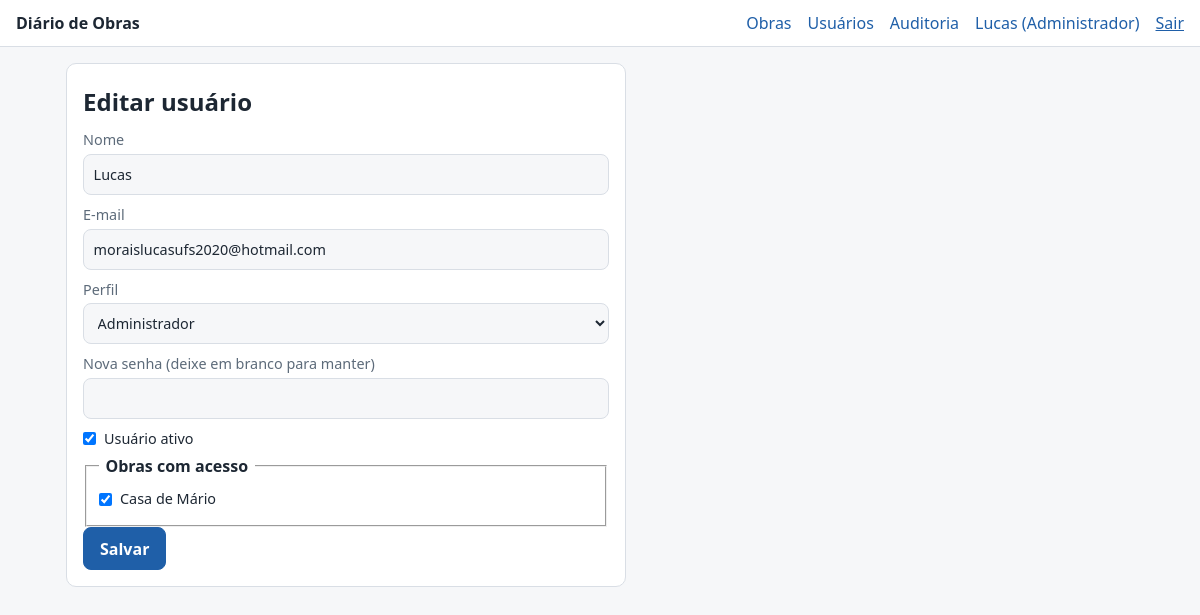
Page /admin/usuarios/1 (signed in) on the committed database.
### tables this page shows
CREATE TABLE users (
  id INTEGER PRIMARY KEY AUTOINCREMENT,
  nome TEXT NOT NULL,
  email TEXT NOT NULL UNIQUE,
  senha_hash TEXT NOT NULL,
  perfil TEXT NOT NULL CHECK (perfil IN ('admin','gestor','campo')),
  ativo INTEGER NOT NULL DEFAULT 1,
  criado_em TEXT NOT NULL
);

CREATE TABLE obras (
  id INTEGER PRIMARY KEY AUTOINCREMENT,
  nome TEXT NOT NULL,
  endereco TEXT,
  responsavel TEXT,
  data_inicio TEXT NOT NULL,
  data_prevista_fim TEXT,
  status TEXT NOT NULL DEFAULT 'em_andamento' CHECK (status IN ('em_andamento','paralisada','concluida')),
  criado_em TEXT NOT NULL
);

### diario/admin.py (the view, shortened to what this page needs)
@bp.route("/usuarios/novo", methods=["GET", "POST"])
@bp.route("/usuarios/<int:uid>", methods=["GET", "POST"])
@security.perfil_required("admin")
def usuario(uid=None):
    db = get_db()
    alvo = db.execute("SELECT * FROM users WHERE id=?", (uid,)).fetchone() if uid else None
    if uid and not alvo:
        abort(404)
    obras = db.execute("SELECT id, nome FROM obras ORDER BY nome").fetchall()
    vinculadas = {r["obra_id"] for r in db.execute("SELECT obra_id FROM obra_usuarios WHERE user_id=?", (uid,))} if uid else set()
    return render_template("admin_usuario.html", alvo=alvo, obras=obras, vinculadas=vinculadas)

### diario/db.py (called while the page is built)
def conectar(caminho: str) -> sqlite3.Connection:
    con = sqlite3.connect(caminho, isolation_level=None, timeout=15)
    con.row_factory = sqlite3.Row
    con.execute("PRAGMA foreign_keys = ON")
    con.execute("PRAGMA journal_mode = WAL")
    return con

def get_db() -> sqlite3.Connection:
    if "db" not in g:
        g.db = conectar(current_app.config["DATABASE"])
    return g.db

### diario/security.py (called while the page is built)
def csrf_token() -> str:
    if "_csrf" not in session:
        session["_csrf"] = secrets.token_urlsafe(32)
    return session["_csrf"]

def carregar_usuario() -> None:
    g.user = None
    uid = session.get("uid")
    if uid:
        u = get_db().execute("SELECT * FROM users WHERE id=? AND ativo=1", (uid,)).fetchone()
        if u:
            g.user = u
        else:
            session.clear()

def login_required(view):
    @wraps(view)
    def wrapped(*a, **kw):
        if g.user is None:
            return redirect(url_for("auth.login", next=request.path))
        return view(*a, **kw)
    return wrapped

def perfil_required(*perfis):
    def deco(view):
        @wraps(view)
        @login_required
        def wrapped(*a, **kw):
            if g.user["perfil"] not in perfis:
                abort(403)
            return view(*a, **kw)
        return wrapped
    return deco

### diario/utils.py (called while the page is built)
def tz():
    nome = current_app.config.get("TZ", "America/Bahia")
    try:
        from zoneinfo import ZoneInfo
        return ZoneInfo(nome)
    except Exception:  # sem base de fusos instalada (ex.: Windows sem tzdata)
        return timezone(timedelta(hours=-3))

def hoje_local() -> date:
    return datetime.now(tz()).date()

### diario/templates/admin_usuario.html (shortened to what this page needs)
{% extends 'base.html' %}
{% from '_macros.html' import csrf with context %}
{% block conteudo %}
<section class="cartao estreito">
  <h1>{{ 'Editar usuário' if alvo else 'Novo usuário' }}</h1>
  <form method="post">{{ csrf() }}
    <label>Nome <input name="nome" required maxlength="150" value="{{ request.form.get('nome', alvo.nome if alvo else '') }}"></label>
    <label>E-mail <input type="email" name="email" required value="{{ request.form.get('email', alvo.email if alvo else '') }}"></label>
    <label>Perfil <select name="perfil">{% for k, v in R.perfil.items() %}<option value="{{ k }}" {% if request.form.get('perfil', alvo.perfil if alvo else 'campo')==k %}selected{% endif %}>{{ v }}</option>{% endfor %}</select></label>
    <label>{{ 'Nova senha (deixe em branco para manter)' if alvo else 'Senha inicial' }} <input type="password" name="senha" autocomplete="new-password" {% if not alvo %}required{% endif %}></label>
    {% if alvo %}<label class="check"><input type="checkbox" name="ativo" value="1" {% if alvo.ativo %}checked{% endif %}> Usuário ativo</label>{% endif %}
    <fieldset><legend>Obras com acesso</legend>
      {% for o in obras %}<label class="check"><input type="checkbox" name="obras" value="{{ o.id }}" {% if o.id in vinculadas %}checked{% endif %}> {{ o.nome }}</label>
      {% else %}<p class="muted">Nenhuma obra cadastrada.</p>{% endfor %}
    </fieldset>
    <button class="botao" type="submit">Salvar</button>
  </form>
</section>
{% endblock %}

### diario/templates/base.html (shortened to what this page needs)
{% from '_macros.html' import csrf with context %}
<!doctype html>
<html lang="pt-BR">
<head>
  <link rel="stylesheet" href="{{ url_for('static', filename='css/app.css') }}">
</head>
<body {% block bodyattrs %}{% endblock %}>
<header class="topo">
  <a class="marca" href="{{ url_for('obras.lista') if usuario else url_for('auth.login') }}">Diário de Obras</a>
  {% if usuario %}
  <nav class="topo-nav" aria-label="Principal">
    <a href="{{ url_for('obras.lista') }}">Obras</a>
    {% if usuario.perfil == 'admin' %}
      <a href="{{ url_for('admin.usuarios') }}">Usuários</a>
      <a href="{{ url_for('admin.auditoria') }}">Auditoria</a>
    {% endif %}
    <a href="{{ url_for('auth.trocar_senha') }}">{{ usuario.nome.split(' ')[0] }} ({{ R.perfil[usuario.perfil] }})</a>
    <form method="post" action="{{ url_for('auth.logout') }}" class="inline">{{ csrf() }}<button class="link" type="submit">Sair</button></form>
  </nav>
  {% endif %}
</header>
<main id="conteudo" class="conteudo">
  {% block conteudo %}{% endblock %}
</main>
</body>
</html>

### diario/static/css/app.css (style rules this page uses)
:root { --bg:#f6f7f9;--card:#fff;--tx:#1d2733;--mut:#5d6b7a;--bd:#d9dee5;--pri:#1f5fa8;--pri-tx:#fff;--ok:#1e7a46;--ok-bg:#e3f4ea;--av:#8a5a00;--av-bg:#fdf1d6;--er:#a52a2a;--er-bg:#fbe4e4;--sel:#1f5fa8 }
* { box-sizing:border-box }
body { margin:0;background:var(--bg);color:var(--tx);font:16px/1.5 system-ui,-apple-system,"Segoe UI",Roboto,Arial,sans-serif }
a { color:var(--pri) }
h1 { font-size:1.5rem;margin:.2rem 0 .6rem }
.topo { display:flex;flex-wrap:wrap;gap:.5rem 1.2rem;align-items:center;justify-content:space-between;padding:.7rem 1rem;background:var(--card);border-bottom:1px solid var(--bd) }
.marca { font-weight:700;text-decoration:none;color:var(--tx) }
.topo-nav { display:flex;flex-wrap:wrap;gap:.4rem 1rem;align-items:center }
.topo-nav a { text-decoration:none }
.conteudo { max-width:1100px;margin:0 auto;padding:1rem }
form.inline { display:inline }
button.link { background:none;border:0;color:var(--pri);cursor:pointer;font:inherit;padding:0;text-decoration:underline }
.cartao { background:var(--card);border:1px solid var(--bd);border-radius:10px;padding:1rem;margin:0 0 1rem }
.estreito { max-width:560px }
legend { font-weight:700;padding:0 .4rem }
.botao { display:inline-block;background:var(--pri);color:var(--pri-tx);border:1px solid var(--pri);border-radius:8px;padding:.55rem 1rem;font:inherit;font-weight:600;text-decoration:none;cursor:pointer }
label { display:block;font-size:.9rem;color:var(--mut);margin:.55rem 0 }
input,select,textarea { display:block;width:100%;margin-top:.2rem;padding:.55rem .6rem;border:1px solid var(--bd);border-radius:8px;background:var(--bg);color:var(--tx);font:inherit }
label.check { display:flex;gap:.5rem;align-items:center;color:var(--tx);margin:.3rem 0 }
label.check input { width:auto;margin:0 }

### rows in the picture
users: nome "Lucas", perfil "Administrador", email "moraislucasufs2020@hotmail.com", ativo "☑"
obras: obras "☑", nome "Casa de Mário"

### other values in the picture
{{ 'Editar usuário' if alvo else 'Novo usuário' }} "Editar usuário"
